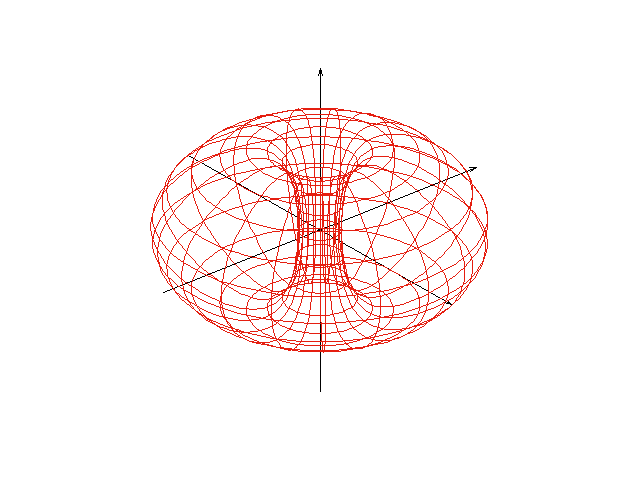

The script that saved this image:
# set terminal png transparent nocrop enhanced size 450,320 font "arial,8" 
# set output 'surface2.4.png'
set term png transparent
set output "./dipole/tolas.png"
unset border
set dummy u, v
set key bmargin center horizontal Right noreverse enhanced autotitle nobox
set parametric
set arrow 1 from -3, 0, 0 to 3, 0, 0 lw 1 #x軸作成
set arrow 2 from 0, -3, 0 to 0, 3, 0 lw 1 #y軸作成
set arrow 3 from 0, 0, -2 to 0, 0, 2 lw 1 #z軸作成
set view 45, 50, 1, 1
set isosamples 20,20
unset tics
# set hidden3d back offset 1 trianglepattern 3 undefined 1 altdiagonal bentover
set style data lines
set urange [ 0 : 2*pi ] noreverse nowriteback
set vrange [ 0 : 2*pi ] noreverse nowriteback
set zrange [ -1 : 1 ] noreverse nowriteback
unset key
f(v)=(1-0.2*cos(v))**5
splot (f(v))*cos(u),(f(v))*sin(u),sin(v) lt 7